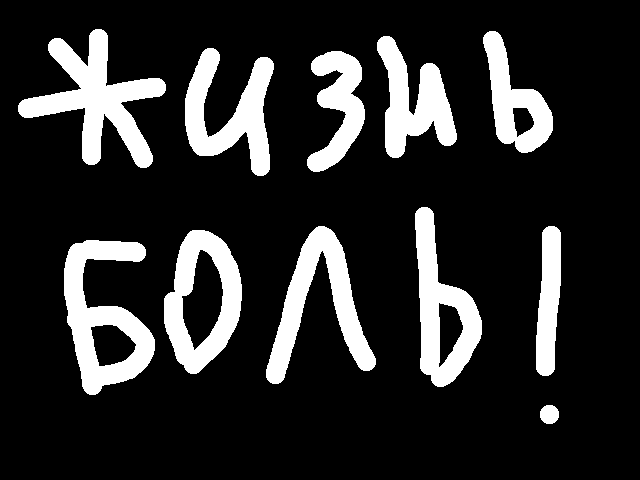
#> input picture not-convex.png, 640 x 480 px
$ jupyter execute --allow-errors lab-05-done.ipynb   (shell and % lines are left out)
#> lines starting #> are read from the running program, lines starting #| are printed output that depends on the picture; after the words box and inside, x2 and y2 are one past the last pixel; in counts of white or black regions, pixels touching at a corner belong together
[cell 1]
%pylab inline
import skimage.io
from scipy.ndimage.morphology import binary_erosion, binary_dilation, binary_closing, binary_opening
from skimage.morphology import opening, closing, dilation, erosion

# Лаб №5

Дата сдачи: 17-10-2016 00:00 MSK UTC+3

### 5. Порядко-статистические фильтры

Разработать программу, иллюстрирующую результаты применения порядково-статистичеких фильтров для бинарных и полутоновых изображений для квадратных окон размера 3x3, 5x5, 7x7.

Содержание отчета:

- Исходные изображения
- Код программы
- Результат работы программы

[cell 2]
def fancy_show(imgs, *, n_cols=None, fig_dim=None):
    if type(imgs) == numpy.ndarray:
        imgs = [imgs]
    if len(imgs) == 1:
        n_rows = 1
        n_cols = 1
        if fig_dim == None:
            fig_dim = 5
        figsize = (fig_dim, fig_dim)
    else:
        if n_cols == None:
            n_cols = min(len(imgs), 3)
        n_rows = int(ceil(len(imgs) / n_cols))
        if fig_dim == None:
            fig_dim = 15
    figsize = (fig_dim, fig_dim / n_cols * n_rows)
    fig = plt.figure(figsize=figsize)
    for i, img in enumerate(imgs):
        ax = fig.add_subplot(n_rows, n_cols, i + 1)
        ax.imshow(img, cmap='gray', interpolation='none')

[cell 3]
img = (imread('not-convex.png') > 0.5)[::2, ::2]
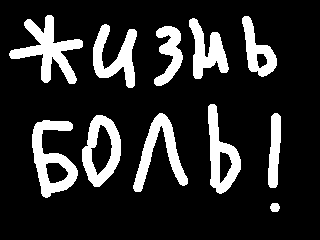
#> img: shape (240, 320, 3) bool; 16.8% white; 11 white regions, largest, box (x1, y1, x2, y2) and area: (9, 15, 83, 84) 1852, (32, 120, 78, 198) 1657, (133, 113, 188, 192) 1460
if len(img.shape) == 3:
    img = img[:, :, 0]
#> (the rest of this cell did not finish here and is left out)

[cell 4]
def kth_stat_bin(img, r, k):
#> called with r = 1, k = 5
    result = np.zeros_like(img)
    img = pad(img, r, "constant")
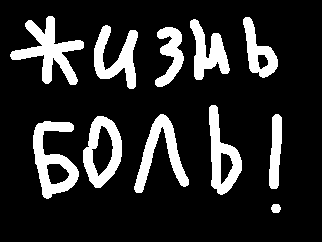
#> img: shape (242, 322) bool; 16.6% white; 11 white regions, largest, box (x1, y1, x2, y2) and area: (10, 16, 84, 85) 1852, (33, 121, 79, 199) 1657, (134, 114, 189, 193) 1460
    for i in range(r, img.shape[0] - r):
        for j in range(r, img.shape[1] - r):
            result[i - r][j - r] = np.sum(img[i - r: i + r + 1, j - r: j + r + 1]) >= k - 1
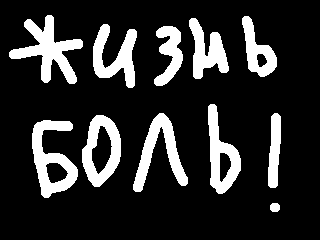
#> result: shape (240, 320) bool; 17.5% white; 11 white regions, largest, box (x1, y1, x2, y2) and area: (9, 15, 83, 84) 1908, (32, 120, 78, 198) 1711, (133, 113, 188, 192) 1538
    return result

[cell 5]
img_3 = kth_stat_bin(img, 1, 5)
img_5 = kth_stat_bin(img, 2, 13)
#> call 2 of kth_stat_bin, with r = 2, k = 13
#> in kth_stat_bin (call 2), `img = pad(img, r, "constant")`:
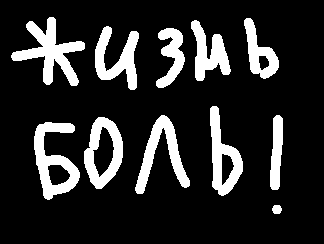
#> img: shape (244, 324) bool; 16.4% white; 11 white regions, largest, box (x1, y1, x2, y2) and area: (11, 17, 85, 86) 1852, (34, 122, 80, 200) 1657, (135, 115, 190, 194) 1460
#> after the loop in kth_stat_bin (call 2), `for i in range(r, img.shape[0] - r):`:
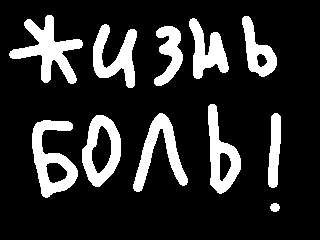
#> result: shape (240, 320) bool; 17.3% white; 11 white regions, largest, box (x1, y1, x2, y2) and area: (9, 15, 83, 84) 1901, (32, 120, 78, 198) 1707, (133, 113, 188, 192) 1520
img_7 = kth_stat_bin(img, 3, 25)
#> call 3 of kth_stat_bin, with r = 3, k = 25
#> in kth_stat_bin (call 3), `img = pad(img, r, "constant")`:
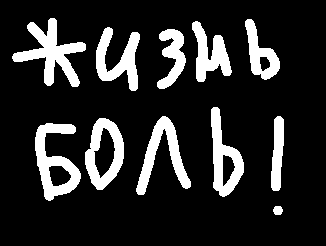
#> img: shape (246, 326) bool; 16.1% white; 11 white regions, largest, box (x1, y1, x2, y2) and area: (12, 18, 86, 87) 1852, (35, 123, 81, 201) 1657, (136, 116, 191, 195) 1460
#> after the loop in kth_stat_bin (call 3), `for i in range(r, img.shape[0] - r):`:
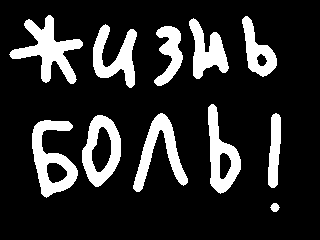
#> result: shape (240, 320) bool; 17.2% white; 11 white regions, largest, box (x1, y1, x2, y2) and area: (9, 15, 83, 84) 1892, (32, 120, 78, 198) 1696, (133, 113, 188, 192) 1492
